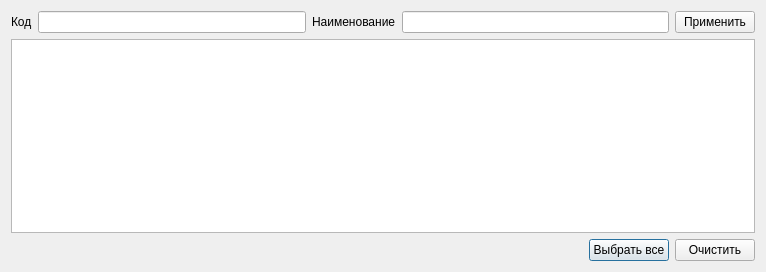
<?xml version="1.0" encoding="UTF-8"?>
<ui version="4.0">
 <class>ExportXML_Wizard_1</class>
 <widget class="QDialog" name="ExportXML_Wizard_1">
  <property name="windowModality">
   <enum>Qt::NonModal</enum>
  </property>
  <property name="geometry">
   <rect>
    <x>0</x>
    <y>0</y>
    <width>766</width>
    <height>272</height>
   </rect>
  </property>
  <property name="windowTitle">
   <string>Выбор экспортируемых МЭСов</string>
  </property>
  <layout class="QGridLayout" name="gridLayout">
   <item row="1" column="0" colspan="2">
    <widget class="CInDocTableView" name="tblItems">
     <property name="whatsThis">
      <string comment="ура!">список записей</string>
     </property>
     <property name="tabKeyNavigation">
      <bool>false</bool>
     </property>
     <property name="alternatingRowColors">
      <bool>true</bool>
     </property>
    </widget>
   </item>
   <item row="2" column="0">
    <spacer name="horizontalSpacer">
     <property name="orientation">
      <enum>Qt::Horizontal</enum>
     </property>
     <property name="sizeHint" stdset="0">
      <size>
       <width>564</width>
       <height>20</height>
      </size>
     </property>
    </spacer>
   </item>
   <item row="2" column="1">
    <layout class="QHBoxLayout" name="horizontalLayout">
     <item>
      <widget class="QPushButton" name="btnSelectAll">
       <property name="text">
        <string>Выбрать все</string>
       </property>
      </widget>
     </item>
     <item>
      <widget class="QPushButton" name="btnClearSelection">
       <property name="text">
        <string>Очистить</string>
       </property>
      </widget>
     </item>
    </layout>
   </item>
   <item row="0" column="0" colspan="2">
    <layout class="QHBoxLayout" name="horizontalLayout_2">
     <item>
      <widget class="QLabel" name="lblCodeFilter">
       <property name="text">
        <string>Код</string>
       </property>
      </widget>
     </item>
     <item>
      <widget class="QLineEdit" name="edtCodeFilter"/>
     </item>
     <item>
      <widget class="QLabel" name="lblNameFilter">
       <property name="text">
        <string>Наименование</string>
       </property>
      </widget>
     </item>
     <item>
      <widget class="QLineEdit" name="edtNameFilter"/>
     </item>
     <item>
      <widget class="QPushButton" name="btnFilter">
       <property name="text">
        <string>Применить</string>
       </property>
      </widget>
     </item>
    </layout>
   </item>
  </layout>
 </widget>
 <customwidgets>
  <customwidget>
   <class>CInDocTableView</class>
   <extends>QTableView</extends>
   <header>library/InDocTable.h</header>
  </customwidget>
 </customwidgets>
 <tabstops>
  <tabstop>edtCodeFilter</tabstop>
  <tabstop>edtNameFilter</tabstop>
  <tabstop>btnFilter</tabstop>
  <tabstop>tblItems</tabstop>
  <tabstop>btnSelectAll</tabstop>
  <tabstop>btnClearSelection</tabstop>
 </tabstops>
 <resources/>
 <connections/>
</ui>
